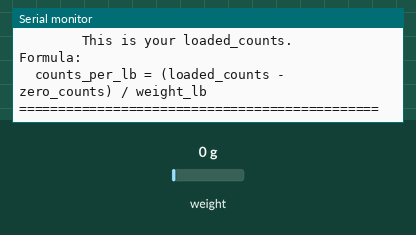
Recording of a sketch running on a simulated ESP32. Parts: the last lines printed to the serial monitor. The test bench sets the inputs (shaded band); at power-on: weight on the scale 0 g.

Above: at 5.2 s.
5.3 s: weight on the scale set to 100 g
At 6.8 s:
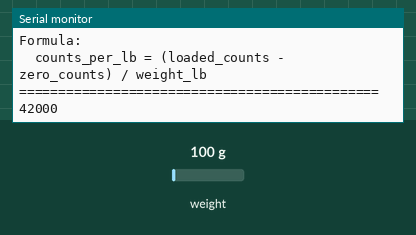
10.5 s: weight on the scale set to 1250 g
At 12.6 s:
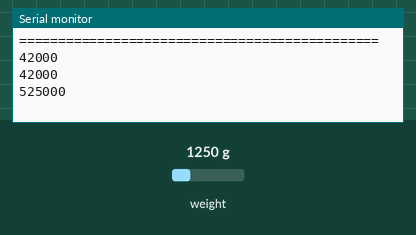

The sketch:

Calibration.ino
```cpp
// ── Calibration sketch for ESP32 + SparkFun HX711 + load cell (Apprentice Test Stand) ──
//
// PURPOSE:
//   This sketch prints raw HX711 counts to Serial Monitor so you can
//   determine your calibration constant (counts_per_lb).
//   Run this BEFORE uploading ApprenticeStand_v3.ino.
//
// HOW TO USE:
//   1. Upload this sketch (Board: ESP32 Dev Module).
//   2. Open Serial Monitor at 115200 baud.
//   3. Let it warm up ~5 min. With nothing on the load cell, record the zero reading.
//   4. Hang a known weight in the thrust direction, let it settle,
//      collect 20+ readings and average them.
//   5. Use the formula: counts_per_lb = (loaded_avg - zero_avg) / weight_lb
//   6. Put that number into ApprenticeStand_v3.ino as counts_per_lb.
//      Keep the minus sign if it comes out negative.
//
// See CALIBRATION_GUIDE.md for the full step by step instructions.
// ───────────────────────────────────────────────────────────────────────────

#include "HX711.h"

// ── Pin definitions — must match your physical wiring ───────────────────────
const int HX_DT  = 4;   // HX711 DAT pin → ESP32 GPIO 4 (D4)
const int HX_SCK = 5;   // HX711 CLK pin → ESP32 GPIO 5 (D5)

HX711 scale;

void setup() {
  Serial.begin(115200);

  // initialise the HX711
  scale.begin(HX_DT, HX_SCK);

  // set gain to 128 on channel A — must match ApprenticeStand_v3.ino
  scale.set_gain(128);

  // wait for the HX711 to power up and stabilise
  delay(1000);

  // tare with 30 readings to establish a stable zero
  scale.tare(30);

  Serial.println("==============================================");
  Serial.println("  HX711 CALIBRATION MODE");
  Serial.println("==============================================");
  Serial.println("Step 1: With NO weight on the load cell,");
  Serial.println("        record the stable number below.");
  Serial.println("        This is your zero_counts.");
  Serial.println("");
  Serial.println("Step 2: Hang your known weight and record");
  Serial.println("        at least 20 readings. Average them.");
  Serial.println("        This is your loaded_counts.");
  Serial.println("");
  Serial.println("Formula:");
  Serial.println("  counts_per_lb = (loaded_counts - zero_counts) / weight_lb");
  Serial.println("==============================================");
  Serial.println("");
}

void loop() {
  // read_average(20): take 20 readings and print their average
  // this gives a stable number without too much noise
  long raw = scale.read_average(20);

  Serial.println(raw);

  // print once per second — enough to collect steady readings
  delay(1000);
}
```

Measured:
- after the input at 5.3 s, the serial monitor: prints a new line after 0.74 s (image 1)
- after the input at 10.5 s, the serial monitor: prints a new line after 1.5 s (image 2)
